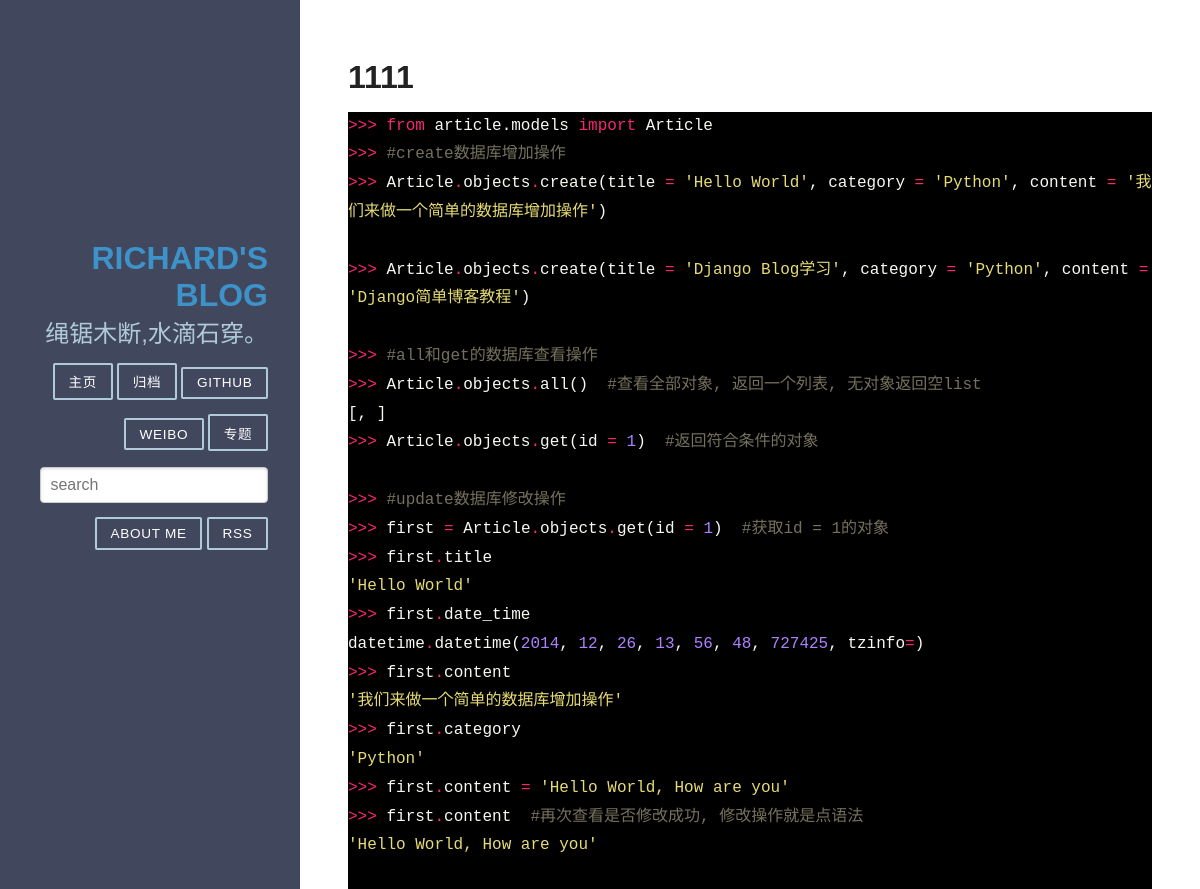
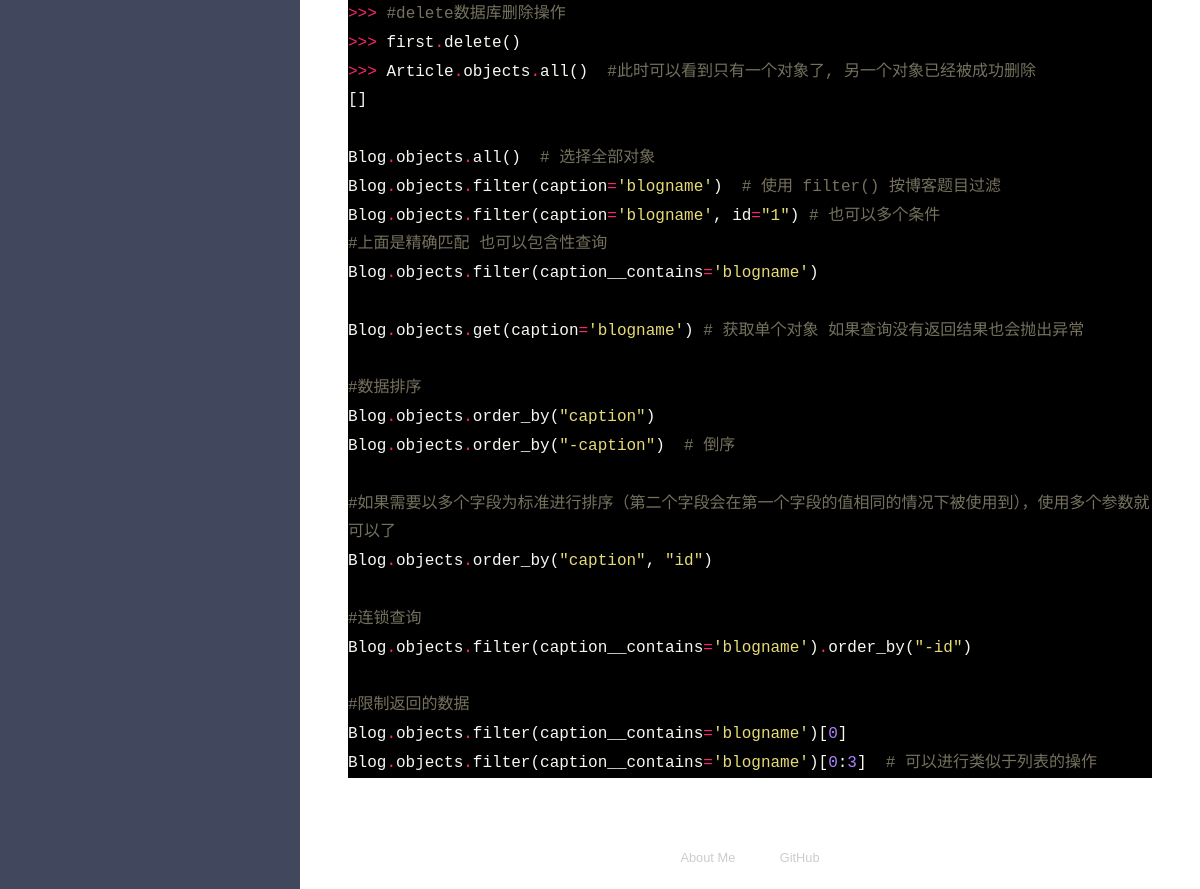
Page /4/ on the committed database (2 pictures, top to bottom).
### web/models.py (models this page shows, shortened)
class Article(models.Model):
    title = models.CharField(max_length = 100)  #博客题目
    category = models.CharField(max_length = 50, blank = True)  #博客分类 可为空
    tag = models.ManyToManyField(Tag, blank=True)  # 博客标签 可为空
    date_time = models.DateTimeField(auto_now_add = True)  #博客日期
    content = models.TextField(blank = True, null = True)  #博客文章正文
    def get_absolute_url(self):
        path = reverse('detail', kwargs={'id':self.id})
        return "http://127.0.0.1:8000%s" % path
    class Meta:
        ordering = ['-date_time']

### web/views.py (the view)
# urls.py: url(r'^(?P<id>\d+)/$', 'web.views.detail', name='detail'),
def detail(request, id):
    try:
        post = Article.objects.get(id=str(id))
        tags = post.tag.all()
    except Article.DoesNotExist:
        raise Http404
    return render(request, 'post.html', {'post' : post, 'tags': tags})

### web/templatetags/custom_markdown.py (called while the page is built)
@register.filter(is_safe=True)  #注册template filter
@stringfilter  #希望字符串作为参数
def custom_markdown(value):
    return mark_safe(markdown.markdown(value,
        extensions = ['markdown.extensions.fenced_code', 'markdown.extensions.codehilite'],
                                       safe_mode=True,
                                       enable_attributes=False))

### templates/post.html (shortened to what this page needs)
{% extends "base.html" %}
{% load custom_markdown %}
{% block content %}
<div class="posts">
        <section class="post">
            <header class="post-header">
                <h2 class="post-title">{{ post.title }}</h2>
            </header>
                <div class="post-description">
                    <p>
                        {{ post.content|custom_markdown }}
                    </p>
                </div>
        </section>
</div>
{% endblock %}

### statics/pure-min.css (style rules this page uses)
article,aside,details,figcaption,figure,footer,header,hgroup,main,nav,section,summary { display:block }
html { font-size:100%;-ms-text-size-adjust:100%;-webkit-text-size-adjust:100% }
html,button,input,select,textarea { font-family:sans-serif }
body { margin:0 }
h2 { font-size:1.5em;margin:.83em 0 }
p,pre { margin:1em 0 }
code,kbd,pre,samp { font-family:monospace,serif;_font-family:'courier new',monospace;font-size:1em }
pre { white-space:pre;white-space:pre-wrap;word-wrap:break-word }

### statics/blog.css (style rules this page uses)
* { -webkit-box-sizing: border-box; -moz-box-sizing: border-box; box-sizing: border-box; }
.post { padding-bottom: 2em; }
.post-title { font-size: 2em; color: #222; margin-bottom: 0.2em; }
.post-description { font-family: Georgia, "Cambria", serif; color: #444; line-height: 1.8em; }

### statics/monokai.css (style rules this page uses)
.codehilite { background-color: black; }
.codehilite .n { color: #f8f8f2; }
.codehilite .o { color: #f92672; }
.codehilite .p { color: #f8f8f2; }
.codehilite .c1 { color: #75715e; }
.codehilite .kn { color: #f92672; }
.codehilite .nb { color: #f8f8f2; }
.codehilite .nn { color: #f8f8f2; }
.codehilite .w { color: #f8f8f2; }
.codehilite .mi { color: #ae81ff; }
.codehilite .s2 { color: #e6db74; }
.codehilite .s1 { color: #e6db74; }

### rows in the picture
Article: title "1111", content|custom_markdown ">>> from article.models import Article >>> #create数据库增加操作 >>> Article . objects . create ( title = 'Hello World' , category = 'Python' , content = '我们来做一个简单的数据库增加操作' ) >>> Article . objects . create ( title = 'Django Blog学习' , category = 'Python' , content = 'Django简单博客教程' ) >>> #all和get的数据库查看操作 >>> Article . objects . all () #查看全部对象, 返回一个列表, 无对象返回空list [, ] >>> Article . objects . get ( id = 1 ) #返回符合条件的对象 >>> #update数据库修改操作 >>> first = Article . objects . get ( id = 1 ) #获取id = 1的对象 >>> first . title 'Hello World' >>> first . date_time datetime . datetime ( 2014 , 12 , 26 , 13 , 56 , 48 , 727425 , tzinfo = ) >>> first . content '我们来做一个简单的数据库增加操作' >>> first . category 'Python' >>> first .…"
